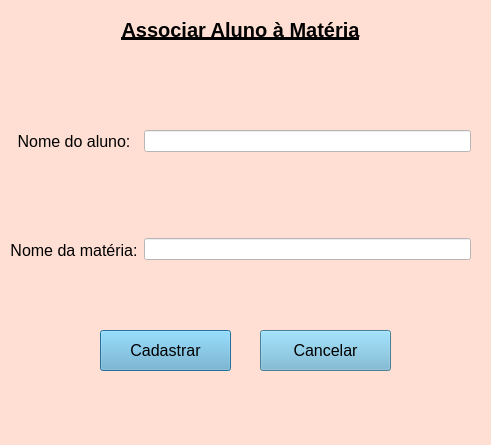
<?xml version="1.0" encoding="UTF-8"?>
<ui version="4.0">
 <class>adicionarCursante</class>
 <widget class="QDialog" name="adicionarCursante">
  <property name="geometry">
   <rect>
    <x>0</x>
    <y>0</y>
    <width>491</width>
    <height>445</height>
   </rect>
  </property>
  <property name="windowTitle">
   <string>Dialog</string>
  </property>
  <property name="styleSheet">
   <string notr="true">background-color:#FFDFD3</string>
  </property>
  <widget class="QLabel" name="label">
   <property name="geometry">
    <rect>
     <x>70</x>
     <y>20</y>
     <width>341</width>
     <height>20</height>
    </rect>
   </property>
   <property name="font">
    <font>
     <pointsize>-1</pointsize>
     <weight>75</weight>
     <italic>false</italic>
     <bold>true</bold>
     <underline>true</underline>
    </font>
   </property>
   <property name="styleSheet">
    <string notr="true">font-size:20px;</string>
   </property>
   <property name="text">
    <string>Associar Aluno à Matéria</string>
   </property>
   <property name="alignment">
    <set>Qt::AlignCenter</set>
   </property>
  </widget>
  <widget class="QPushButton" name="pushButton">
   <property name="geometry">
    <rect>
     <x>100</x>
     <y>330</y>
     <width>131</width>
     <height>41</height>
    </rect>
   </property>
   <property name="styleSheet">
    <string notr="true">font-size:16px;
background-color:#6CB2D1</string>
   </property>
   <property name="text">
    <string>Cadastrar</string>
   </property>
  </widget>
  <widget class="QPushButton" name="pushButton_2">
   <property name="geometry">
    <rect>
     <x>260</x>
     <y>330</y>
     <width>131</width>
     <height>41</height>
    </rect>
   </property>
   <property name="styleSheet">
    <string notr="true">font-size:16px;
background-color:#6CB2D1</string>
   </property>
   <property name="text">
    <string>Cancelar</string>
   </property>
  </widget>
  <widget class="QWidget" name="horizontalLayoutWidget">
   <property name="geometry">
    <rect>
     <x>10</x>
     <y>90</y>
     <width>461</width>
     <height>211</height>
    </rect>
   </property>
   <layout class="QHBoxLayout" name="horizontalLayout">
    <item>
     <layout class="QVBoxLayout" name="verticalLayout_3">
      <item>
       <widget class="QLabel" name="label_3">
        <property name="styleSheet">
         <string notr="true">font-size:16px;
</string>
        </property>
        <property name="text">
         <string>Nome do aluno:</string>
        </property>
        <property name="alignment">
         <set>Qt::AlignCenter</set>
        </property>
       </widget>
      </item>
      <item>
       <widget class="QLabel" name="label_2">
        <property name="styleSheet">
         <string notr="true">font-size:16px;
</string>
        </property>
        <property name="text">
         <string>Nome da matéria:</string>
        </property>
        <property name="alignment">
         <set>Qt::AlignCenter</set>
        </property>
       </widget>
      </item>
     </layout>
    </item>
    <item>
     <spacer name="horizontalSpacer">
      <property name="orientation">
       <enum>Qt::Horizontal</enum>
      </property>
      <property name="sizeType">
       <enum>QSizePolicy::Fixed</enum>
      </property>
      <property name="sizeHint" stdset="0">
       <size>
        <width>0</width>
        <height>20</height>
       </size>
      </property>
     </spacer>
    </item>
    <item>
     <layout class="QVBoxLayout" name="verticalLayout_4">
      <item>
       <widget class="QLineEdit" name="lineEdit">
        <property name="accessibleName">
         <string/>
        </property>
        <property name="autoFillBackground">
         <bool>false</bool>
        </property>
        <property name="styleSheet">
         <string notr="true">background-color:white;</string>
        </property>
        <property name="inputMask">
         <string/>
        </property>
        <property name="text">
         <string/>
        </property>
       </widget>
      </item>
      <item>
       <spacer name="verticalSpacer">
        <property name="orientation">
         <enum>Qt::Vertical</enum>
        </property>
        <property name="sizeType">
         <enum>QSizePolicy::Fixed</enum>
        </property>
        <property name="sizeHint" stdset="0">
         <size>
          <width>50</width>
          <height>40</height>
         </size>
        </property>
       </spacer>
      </item>
      <item>
       <widget class="QLineEdit" name="lineEdit_2">
        <property name="styleSheet">
         <string notr="true">background-color:white;</string>
        </property>
       </widget>
      </item>
     </layout>
    </item>
   </layout>
  </widget>
 </widget>
 <resources/>
 <connections>
  <connection>
   <sender>pushButton_2</sender>
   <signal>clicked()</signal>
   <receiver>adicionarCursante</receiver>
   <slot>reject()</slot>
   <hints>
    <hint type="sourcelabel">
     <x>440</x>
     <y>265</y>
    </hint>
    <hint type="destinationlabel">
     <x>620</x>
     <y>327</y>
    </hint>
   </hints>
  </connection>
 </connections>
</ui>
